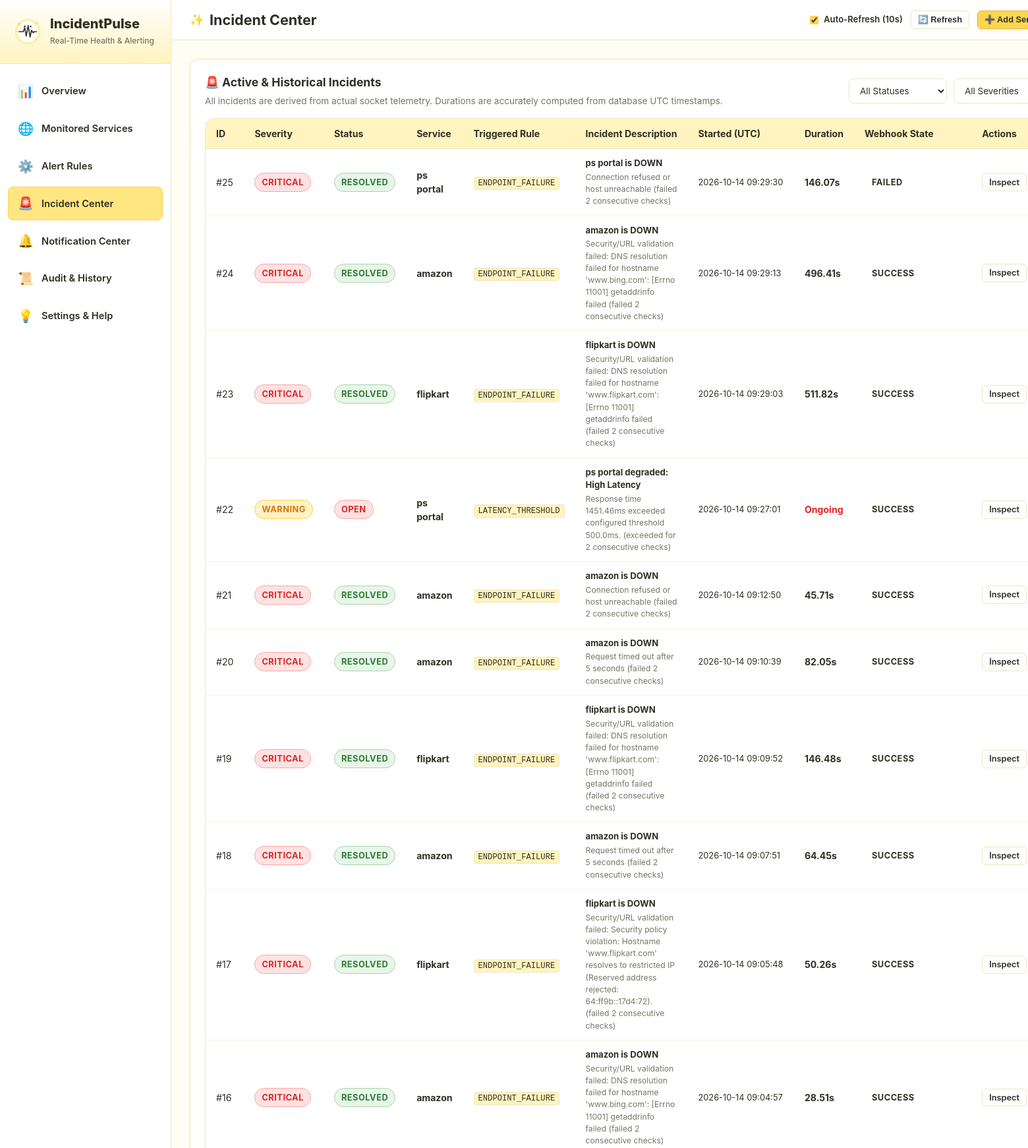
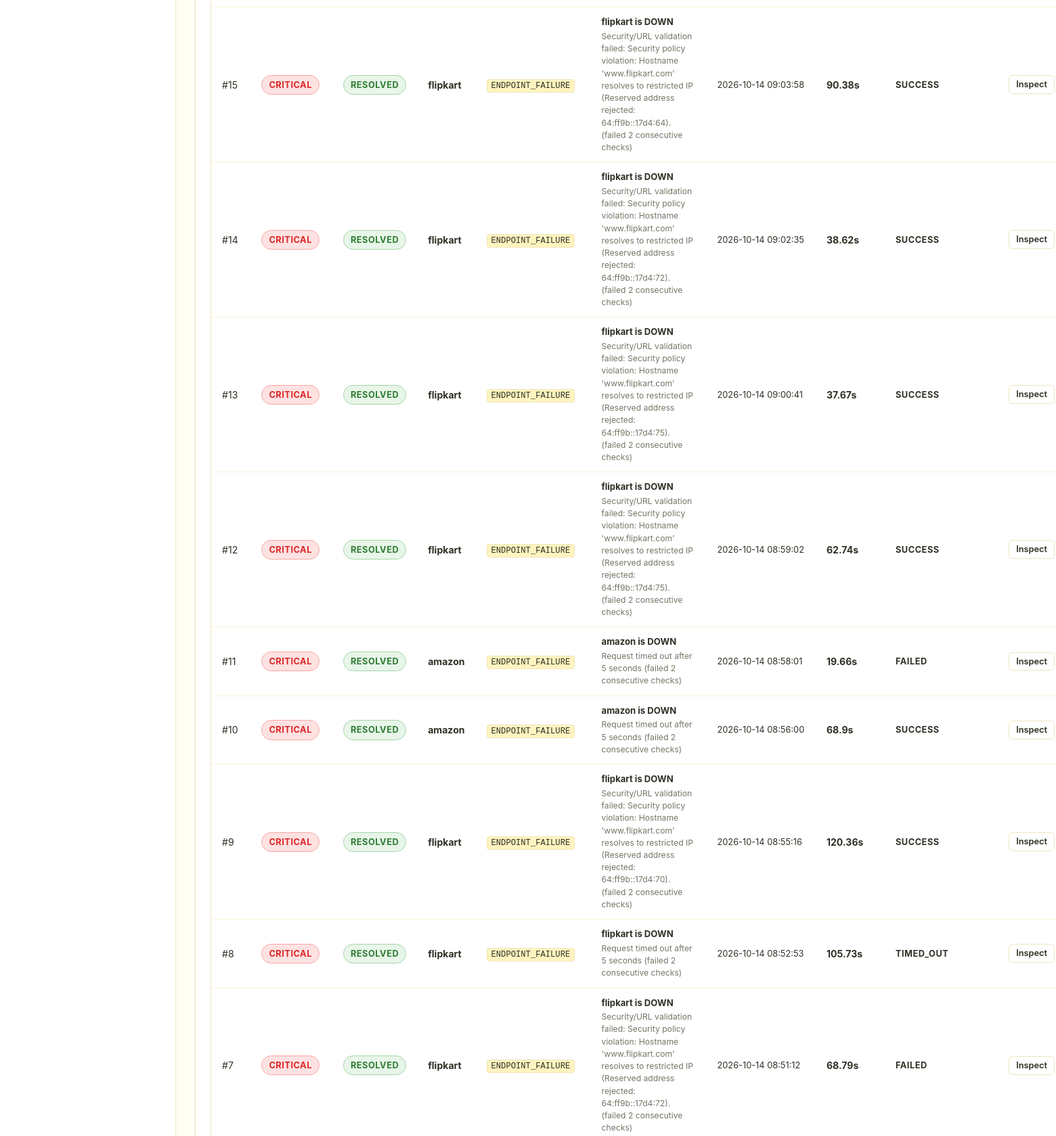
Page /incidents (upper part) on the committed database (2 pictures, top to bottom).
### tables this page shows
CREATE TABLE incidents (
                id INTEGER PRIMARY KEY AUTOINCREMENT,
                service_id INTEGER NOT NULL,
                rule_id INTEGER,
                rule_type TEXT NOT NULL,
                severity TEXT NOT NULL,
                status TEXT NOT NULL DEFAULT 'OPEN',
                title TEXT NOT NULL,
                description TEXT NOT NULL,
                started_at TEXT NOT NULL,
                resolved_at TEXT,
                duration_seconds REAL,
                notification_sent INTEGER NOT NULL DEFAULT 0,
                notification_status TEXT NOT NULL DEFAULT 'PENDING',
                created_at TEXT NOT NULL,
                updated_at TEXT NOT NULL,
                FOREIGN KEY (service_id) REFERENCES services(id) ON DELETE CASCADE,
                FOREIGN KEY (rule_id) REFERENCES alert_rules(id) ON DELETE SET NULL
            );

CREATE TABLE services (
                id INTEGER PRIMARY KEY AUTOINCREMENT,
                name TEXT NOT NULL,
                description TEXT,
                url TEXT NOT NULL,
                check_interval INTEGER NOT NULL DEFAULT 30,
                timeout INTEGER NOT NULL DEFAULT 5,
                expected_status INTEGER NOT NULL DEFAULT 200,
                follow_redirects INTEGER NOT NULL DEFAULT 1,
                allow_local_demo INTEGER NOT NULL DEFAULT 0,
                is_active INTEGER NOT NULL DEFAULT 1,
                current_status TEXT NOT NULL DEFAULT 'UNKNOWN',
                last_checked_at TEXT,
                last_response_time_ms REAL,
                last_status_code INTEGER,
                last_error_message TEXT,
                created_at TEXT NOT NULL,
                updated_at TEXT NOT NULL
            );

### incidentpulse/routes/web.py (the view)
@web_bp.route("/incidents")
def incidents_page():
    services = get_all_services()
    incidents, total = get_incidents_list(limit=50)
    return render_template(
        "incidents.html",
        services=services,
        incidents=incidents,
        total=total
    )

### incidentpulse/database.py (called while the page is built)
def get_db_path() -> str:
    global _DB_PATH
    if _DB_PATH is None:
        from incidentpulse.config import Config
        set_db_path(Config.DB_PATH)
    return _DB_PATH

def get_db_connection() -> sqlite3.Connection:
    conn = sqlite3.connect(get_db_path(), timeout=10.0)
    conn.row_factory = sqlite3.Row
    conn.execute("PRAGMA foreign_keys = ON;")
    conn.execute("PRAGMA journal_mode = WAL;")
    return conn

### incidentpulse/models.py (called while the page is built)
def get_all_services(is_active_only: bool = False) -> List[Dict[str, Any]]:
    conn = get_db_connection()
    try:
        query = "SELECT * FROM services"
        params = ()
        if is_active_only:
            query += " WHERE is_active = 1"
        query += " ORDER BY id DESC"
        cur = conn.execute(query, params)
        rows = cur.fetchall()
        services = []
        for r in rows:
            s = dict(r)
            cur_rules = conn.execute("SELECT * FROM alert_rules WHERE service_id = ?", (s["id"],))
            s["alert_rules"] = [dict(rule) for rule in cur_rules.fetchall()]
            services.append(s)
        return services
    finally:
        conn.close()

### incidentpulse/templates/incidents.html (shortened to what this page needs)
{% extends "base.html" %}
{% block page_title %}Incident Center{% endblock %}
{% block content %}
<div class="card" style="margin-bottom: 24px;">
  <div class="card-header">
    <div>
      <h3 class="card-title">🚨 Active & Historical Incidents</h3>
      <p style="font-size: 0.85rem; color: var(--text-secondary); margin-top: 4px;">
        All incidents are derived from actual socket telemetry. Durations are accurately computed from database UTC timestamps.
      </p>
    </div>
    <div style="display: flex; gap: 10px;">
      <select id="filterStatus" class="form-control" style="width: auto; font-size: 0.84rem;">
        <option value="">All Statuses</option>
      </select>
      <select id="filterSeverity" class="form-control" style="width: auto; font-size: 0.84rem;">
        <option value="">All Severities</option>
      </select>
    </div>
  </div>
  {% if incidents %}
  <div class="table-responsive">
    <table class="data-table" id="incidentsTable">
      <thead>
        <tr>
          <th>ID</th>
          <th>Severity</th>
          <th>Status</th>
          <th>Service</th>
          <th>Triggered Rule</th>
          <th>Incident Description</th>
          <th>Started (UTC)</th>
          <th>Duration</th>
          <th>Webhook State</th>
          <th>Actions</th>
        </tr>
      </thead>
      <tbody>
        {% for inc in incidents %}
        <tr data-status="{{ inc.status }}" data-severity="{{ inc.severity }}">
          <td>#{{ inc.id }}</td>
          <td><span class="status-badge {{ inc.severity }}">{{ inc.severity }}</span></td>
          <td><span class="status-badge {{ inc.status }}">{{ inc.status }}</span></td>
          <td>
            <strong>
              <a href="/services/{{ inc.service_id }}" style="color: var(--text-main); text-decoration: none;">
                {{ inc.service_name or 'Service #' ~ inc.service_id }}
              </a>
            </strong>
          </td>
          <td>
            <code style="font-size: 0.76rem;">{{ inc.rule_type }}</code>
          </td>
          <td style="max-width: 280px; font-size: 0.82rem;">
            <strong>{{ inc.title }}</strong>
            <div style="color: var(--text-secondary); font-size: 0.76rem; margin-top: 2px;">{{ inc.description }}</div>
          </td>
          <td style="font-size: 0.8rem; white-space: nowrap;">
            {{ inc.started_at[:19].replace('T', ' ') }}
          </td>
          <td>
            {% if inc.duration_seconds is not none %}
            <strong>{{ inc.duration_seconds }}s</strong>
            {% else %}
            <span style="color: var(--status-down); font-weight: 700;">Ongoing</span>
            {% endif %}
          </td>
          <td>
            <span class="status-badge {{ inc.notification_status }}">{{ inc.notification_status }}</span>
          </td>
          <td>
            <a href="/incidents/{{ inc.id }}" class="btn btn-outline btn-sm">Inspect</a>
          </td>
        </tr>
        {% endfor %}
      </tbody>
    </table>
  </div>
  {% endif %}
</div>
{% endblock %}

### incidentpulse/static/css/style.css (style rules this page uses)
:root { --bg-main: #FFFDF4; --bg-soft-yellow: #FFF4BF; --bg-primary-yellow: #FFE680; --bg-accent-yellow: #FFD54F; --bg-card: #FFFFFF; --bg-hover: #FFFBE6; --text-main: #302F25; --text-secondary: #777466; --text-muted: #9E9A89; --border-color: #F0E6BF; --border-light: #F9F3DC; --status-up: #2E7D32; --status-up-bg: #E8F5E9; --status-up-border: #A5D6A7; --status-degraded: #D97706; --status-degraded-bg: #FEF3C7; --status-degraded-border: #FCD34D; --status-down: #DC2626; --status-down-bg: #FEE2E2; --status-down-border: #FCA5A5; --status-unknown: #64748B; --status-unknown-bg: #F1F5F9; --status-unknown-border: #CBD5E1; --shadow-sm: 0 2px 4px rgba(48, 47, 37, 0.04); --shadow-md: 0 4px 12px rgba(48, 47, 37, 0.06); --shadow-lg: 0 8px 24px rgba(48, 47, 37, 0.08); --radius-sm: 8px; --radius-md: 14px; --radius-lg: 20px; --radius-full: 9999px; --font-sans: -apple-system, BlinkMacSystemFont, "Segoe UI", Roboto, "Helvetica Neue", Arial, sans-serif; --font-mono: ui-monospace, SFMono-Regular, Menlo, Monaco, Consolas, "Liberation Mono", "Courier New", monospace; --transition-fast: 0.15s ease; --transition-normal: 0.25s cubic-bezier(0.16, 1, 0.3, 1); }
* { box-sizing: border-box; margin: 0; padding: 0; }
body { font-family: var(--font-sans); background-color: var(--bg-main); color: var(--text-main); line-height: 1.5; min-height: 100vh; display: flex; overflow-x: hidden; }
.btn { display: inline-flex; align-items: center; justify-content: center; gap: 8px; padding: 8px 16px; font-size: 0.9rem; font-weight: 600; border-radius: var(--radius-sm); cursor: pointer; transition: all var(--transition-fast); text-decoration: none; border: 1.5px solid transparent; line-height: 1.4; }
.btn-outline { background-color: #FFFFFF; color: var(--text-main); border-color: var(--border-color); }
.btn-sm { padding: 4px 10px; font-size: 0.8rem; border-radius: 6px; }
.card { background-color: var(--bg-card); border: 1.5px solid var(--border-color); border-radius: var(--radius-md); padding: 22px; box-shadow: var(--shadow-sm); transition: all var(--transition-fast); }
.card-header { display: flex; align-items: center; justify-content: space-between; margin-bottom: 16px; }
.card-title { font-size: 1.1rem; font-weight: 700; color: var(--text-main); display: flex; align-items: center; gap: 8px; }
.status-badge { display: inline-flex; align-items: center; gap: 6px; padding: 4px 10px; font-size: 0.8rem; font-weight: 700; border-radius: var(--radius-full); text-transform: uppercase; letter-spacing: 0.5px; border: 1px solid transparent; }
.status-badge.CRITICAL { background-color: var(--status-down-bg); color: var(--status-down); border-color: var(--status-down-border); }
.status-badge.WARNING { background-color: var(--status-degraded-bg); color: var(--status-degraded); border-color: var(--status-degraded-border); }
.status-badge.RESOLVED { background-color: var(--status-up-bg); color: var(--status-up); border-color: var(--status-up-border); }
.status-badge.OPEN { background-color: var(--status-down-bg); color: var(--status-down); border-color: var(--status-down-border); animation: pulseDot 2s infinite ease-in-out; }
.table-responsive { width: 100%; overflow-x: auto; border: 1.5px solid var(--border-color); border-radius: var(--radius-md); background-color: #FFFFFF; }
.data-table { width: 100%; border-collapse: collapse; text-align: left; font-size: 0.88rem; }
.data-table th { background-color: var(--bg-soft-yellow); padding: 12px 16px; font-weight: 700; color: var(--text-main); border-bottom: 1.5px solid var(--border-color); white-space: nowrap; }
.data-table td { padding: 12px 16px; border-bottom: 1px solid var(--border-light); color: var(--text-main); vertical-align: middle; }
code, pre { font-family: var(--font-mono); font-size: 0.84rem; background-color: var(--bg-soft-yellow); padding: 2px 6px; border-radius: 4px; border: 1px solid var(--border-color); }
.form-control { width: 100%; padding: 9px 12px; border: 1.5px solid var(--border-color); border-radius: var(--radius-sm); font-family: var(--font-sans); font-size: 0.9rem; background-color: #FFFFFF; color: var(--text-main); transition: border-color var(--transition-fast); }

### rows in the picture
incidents: id "25", severity "CRITICAL", status "RESOLVED", name "ps portal", rule_type "ENDPOINT_FAILURE", title "ps portal is DOWN", description "Connection refused or host unreachable (failed 2 consecutive checks)", started_at "2026-10-14 09:29:30", duration_seconds "146.07", notification_status "FAILED"
incidents: id "24", severity "CRITICAL", status "RESOLVED", name "amazon", rule_type "ENDPOINT_FAILURE", title "amazon is DOWN", description "Security/URL validation failed: DNS resolution failed for hostname 'www.bing.com': [Errno 11001] getaddrinfo failed (failed 2 consecutive checks)", started_at "2026-10-14 09:29:13", duration_seconds "496.41", notification_status "SUCCESS"
incidents: id "23", severity "CRITICAL", status "RESOLVED", name "flipkart", rule_type "ENDPOINT_FAILURE", title "flipkart is DOWN", description "Security/URL validation failed: DNS resolution failed for hostname 'www.flipkart.com': [Errno 11001] getaddrinfo failed (failed 2 consecutive checks)", started_at "2026-10-14 09:29:03", duration_seconds "511.82", notification_status "SUCCESS"
incidents: id "22", severity "WARNING", status "OPEN", name "ps portal", rule_type "LATENCY_THRESHOLD", title "ps portal degraded: High Latency", description "Response time 1451.46ms exceeded configured threshold 500.0ms. (exceeded for 2 consecutive checks)", started_at "2026-10-14 09:27:01", shows "Ongoing", notification_status "SUCCESS"
incidents: id "21", severity "CRITICAL", status "RESOLVED", name "amazon", rule_type "ENDPOINT_FAILURE", title "amazon is DOWN", description "Connection refused or host unreachable (failed 2 consecutive checks)", started_at "2026-10-14 09:12:50", duration_seconds "45.71", notification_status "SUCCESS"
incidents: id "20", severity "CRITICAL", status "RESOLVED", name "amazon", rule_type "ENDPOINT_FAILURE", title "amazon is DOWN", description "Request timed out after 5 seconds (failed 2 consecutive checks)", started_at "2026-10-14 09:10:39", duration_seconds "82.05", notification_status "SUCCESS"
incidents: id "19", severity "CRITICAL", status "RESOLVED", name "flipkart", rule_type "ENDPOINT_FAILURE", title "flipkart is DOWN", description "Security/URL validation failed: DNS resolution failed for hostname 'www.flipkart.com': [Errno 11001] getaddrinfo failed (failed 2 consecutive checks)", started_at "2026-10-14 09:09:52", duration_seconds "146.48", notification_status "SUCCESS"
incidents: id "18", severity "CRITICAL", status "RESOLVED", name "amazon", rule_type "ENDPOINT_FAILURE", title "amazon is DOWN", description "Request timed out after 5 seconds (failed 2 consecutive checks)", started_at "2026-10-14 09:07:51", duration_seconds "64.45", notification_status "SUCCESS"
incidents: id "17", severity "CRITICAL", status "RESOLVED", name "flipkart", rule_type "ENDPOINT_FAILURE", title "flipkart is DOWN", description "Security/URL validation failed: Security policy violation: Hostname 'www.flipkart.com' resolves to restricted IP (Reserved address rejected: 64:ff9b::17d4:72). (failed 2 consecutive checks)", started_at "2026-10-14 09:05:48", duration_seconds "50.26", notification_status "SUCCESS"
incidents: id "16", severity "CRITICAL", status "RESOLVED", name "amazon", rule_type "ENDPOINT_FAILURE", title "amazon is DOWN", description "Security/URL validation failed: DNS resolution failed for hostname 'www.bing.com': [Errno 11001] getaddrinfo failed (failed 2 consecutive checks)", started_at "2026-10-14 09:04:57", duration_seconds "28.51", notification_status "SUCCESS"
incidents: id "15", severity "CRITICAL", status "RESOLVED", name "flipkart", rule_type "ENDPOINT_FAILURE", title "flipkart is DOWN", description "Security/URL validation failed: Security policy violation: Hostname 'www.flipkart.com' resolves to restricted IP (Reserved address rejected: 64:ff9b::17d4:64). (failed 2 consecutive checks)", started_at "2026-10-14 09:03:58", duration_seconds "90.38", notification_status "SUCCESS"
incidents: id "14", severity "CRITICAL", status "RESOLVED", name "flipkart", rule_type "ENDPOINT_FAILURE", title "flipkart is DOWN", description "Security/URL validation failed: Security policy violation: Hostname 'www.flipkart.com' resolves to restricted IP (Reserved address rejected: 64:ff9b::17d4:72). (failed 2 consecutive checks)", started_at "2026-10-14 09:02:35", duration_seconds "38.62", notification_status "SUCCESS"
incidents: id "13", severity "CRITICAL", status "RESOLVED", name "flipkart", rule_type "ENDPOINT_FAILURE", title "flipkart is DOWN", description "Security/URL validation failed: Security policy violation: Hostname 'www.flipkart.com' resolves to restricted IP (Reserved address rejected: 64:ff9b::17d4:75). (failed 2 consecutive checks)", started_at "2026-10-14 09:00:41", duration_seconds "37.67", notification_status "SUCCESS"
incidents: id "12", severity "CRITICAL", status "RESOLVED", name "flipkart", rule_type "ENDPOINT_FAILURE", title "flipkart is DOWN", description "Security/URL validation failed: Security policy violation: Hostname 'www.flipkart.com' resolves to restricted IP (Reserved address rejected: 64:ff9b::17d4:75). (failed 2 consecutive checks)", started_at "2026-10-14 08:59:02", duration_seconds "62.74", notification_status "SUCCESS"
incidents: id "11", severity "CRITICAL", status "RESOLVED", name "amazon", rule_type "ENDPOINT_FAILURE", title "amazon is DOWN", description "Request timed out after 5 seconds (failed 2 consecutive checks)", started_at "2026-10-14 08:58:01", duration_seconds "19.66", notification_status "FAILED"
incidents: id "10", severity "CRITICAL", status "RESOLVED", name "amazon", rule_type "ENDPOINT_FAILURE", title "amazon is DOWN", description "Request timed out after 5 seconds (failed 2 consecutive checks)", started_at "2026-10-14 08:56:00", duration_seconds "68.9", notification_status "SUCCESS"
incidents: id "9", severity "CRITICAL", status "RESOLVED", name "flipkart", rule_type "ENDPOINT_FAILURE", title "flipkart is DOWN", description "Security/URL validation failed: Security policy violation: Hostname 'www.flipkart.com' resolves to restricted IP (Reserved address rejected: 64:ff9b::17d4:70). (failed 2 consecutive checks)", started_at "2026-10-14 08:55:16", duration_seconds "120.36", notification_status "SUCCESS"
incidents: id "8", severity "CRITICAL", status "RESOLVED", name "flipkart", rule_type "ENDPOINT_FAILURE", title "flipkart is DOWN", description "Request timed out after 5 seconds (failed 2 consecutive checks)", started_at "2026-10-14 08:52:53", duration_seconds "105.73", notification_status "TIMED_OUT"
incidents: id "7", severity "CRITICAL", status "RESOLVED", name "flipkart", rule_type "ENDPOINT_FAILURE", title "flipkart is DOWN", description "Security/URL validation failed: Security policy violation: Hostname 'www.flipkart.com' resolves to restricted IP (Reserved address rejected: 64:ff9b::17d4:72). (failed 2 consecutive checks)", started_at "2026-10-14 08:51:12", duration_seconds "68.79", notification_status "FAILED"
